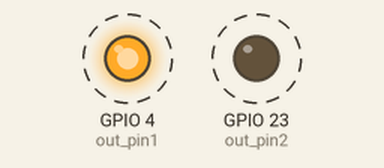
A program run on a simulated Raspberry Pi (BCM pin numbers). Parts: output pins drawn as LEDs (lit = HIGH). Dashed ring = blinking. At 24.4 s the program stops and its outputs stay as they are.

Above: at 0.15 s.
Timing chart, 0 to 3.0 s (numbered marks = the images above):
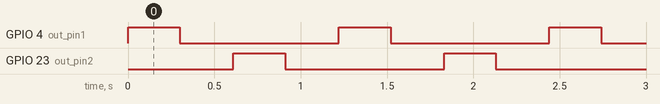

Measured:
- by itself, GPIO 4 (out_pin1), GPIO 23 (out_pin2): alternates HIGH for 0.30 s and LOW for 0.92 s, 40 changes in all, then stays LOW
- by itself, everything shown: repeats every 1.2 s, in 4 steps

The program:

LED_Blink.py
```python
#!/usr/bin/python3
# From Web page - http://www.rpiblog.com/2012/09/using-gpio-of-raspberry-pi-to-blink-led.html
import RPi.GPIO as GPIO
import time
out_pin1 = 4
out_pin2 = 23
# blinking function
def blink(pin):
        GPIO.output(pin,GPIO.HIGH)
        time.sleep(.3)
        GPIO.output(pin,GPIO.LOW)
        time.sleep(.31)
        return
# to use Raspberry Pi board pin numbers
GPIO.setmode(GPIO.BCM)
GPIO.setwarnings(False)
# set up GPIO output channel
GPIO.setup(out_pin1, GPIO.OUT)
GPIO.setup(out_pin2, GPIO.OUT)
# blink "out_pin" 20 times
for i in range(0,20):
        blink(out_pin1)
        blink(out_pin2)
GPIO.cleanup()
```
